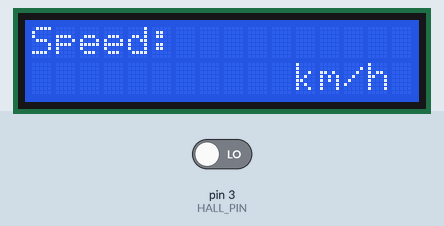
Recording of a sketch running on a simulated Arduino Uno, built with avr-gcc and run on an emulated ATmega328P. Shown: 16×2 character LCD. Inputs (shaded band) come from the test bench; at power-on: pin 3 (HALL_PIN) LOW.

Above: at 1.2 s.
1.3 s: pin 3 (HALL_PIN) driven HIGH
At 1.7 s:
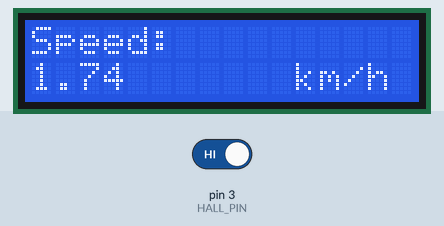
Timing chart, 0 to 4.3 s (numbered marks = the images above; inputs shaded):
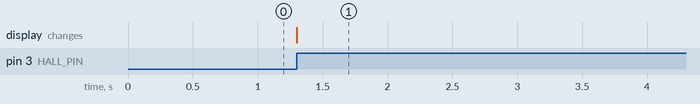

Measured:
- after the input at 1.3 s, the display: changes at once (image 1)

The sketch:

HallEffectSensor.ino
```cpp
// Libraries
#define _USE_MATH_DEFINES
#include <math.h>
#include<time.h>
#include<LiquidCrystal.h>

// Constants
const float RADIUS = 100; // Radius of wheel in m
const float CIRCUMFERENCE = 2 * M_PI * RADIUS; // Circumference of the wheel in m
const int HALL_PIN = 3;
const int RS = 7, EN = 8, D4 = 9, D5 = 10, D6 = 11, D7 = 12;
const LiquidCrystal lcd(RS, EN, D4, D5, D6, D7);


// Variables
volatile bool currentState = LOW;
volatile bool prevState = LOW;
volatile float currentSpeed = 0;
volatile long long prevTime = millis();

void setup() {
  // put your setup code here, to run once:
  Serial.begin(9600);
  pinMode(HALL_PIN, INPUT);
  lcd.begin(16, 2);
  lcd.setCursor(0, 0);
  lcd.print("Speed:");
  lcd.setCursor(11, 1);
  lcd.print("km/h");
}

void loop() {
  //put your main code here, to run repeatedly:
  currentState = digitalRead(HALL_PIN);
  if(currentState == true && prevState == false){
    long long time = millis();
    currentSpeed = calculateSpeed(time - prevTime);
    prevTime = time;
    lcd.setCursor(0, 1);
    lcd.print(currentSpeed);
  }
  prevState = currentState;

}

float calculateSpeed(float timeGap){
  return convert(CIRCUMFERENCE/timeGap);
}

float convert(float value){
  return value * 3.6;
} 
```
